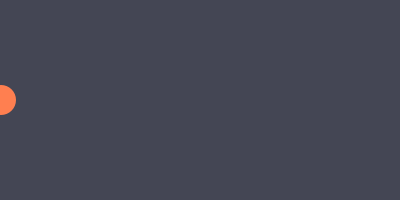
Frame 1 (no input)
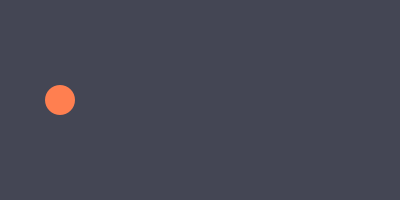
Frame 60 (the mouse pressed at the canvas centre just before this capture)
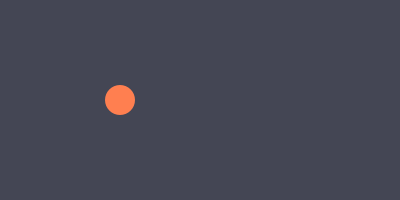
Frame 120 (the mouse held since frame 60 and released just before this capture)

The Processing sketch that drew these frames (run headless with seeded random() and noise(); from frame 60 on, the mouse is pressed at the canvas centre):

// Processing sketch: SmoothCoralBallMovement
// ── SmoothCoralBallMovement.pde
int x;          // x-coordinate of the ball
int y;          // y-coordinate of the ball
int speed;      // Speed of the ball

void setup() {
  size(400, 200);   // Adjust the dimensions of the sketch window as needed
  x = 0;
  y = height / 2;   // Adjust the y-coordinate to center the ball vertically
  speed = 1;        // Adjust the speed of the ball as needed
}

void draw() {
  background(68, 70, 84);  // Set the background color to #444654 (RGB values)

  // Update the position of the ball
  x += speed;       // Increment the x-coordinate by the speed value

  // Check if the ball reaches the end of the line
  if (x > width) {
    x = 0;         // Reset the x-coordinate to the start
  }

  // Draw the ball
  fill(255, 127, 80);  // Set the fill color to "coral" (RGB values)
  noStroke();          // Remove the outline of the ball for a smoother appearance
  ellipse(x, y, 30, 30);   // Adjust the size of the ball as needed
}
